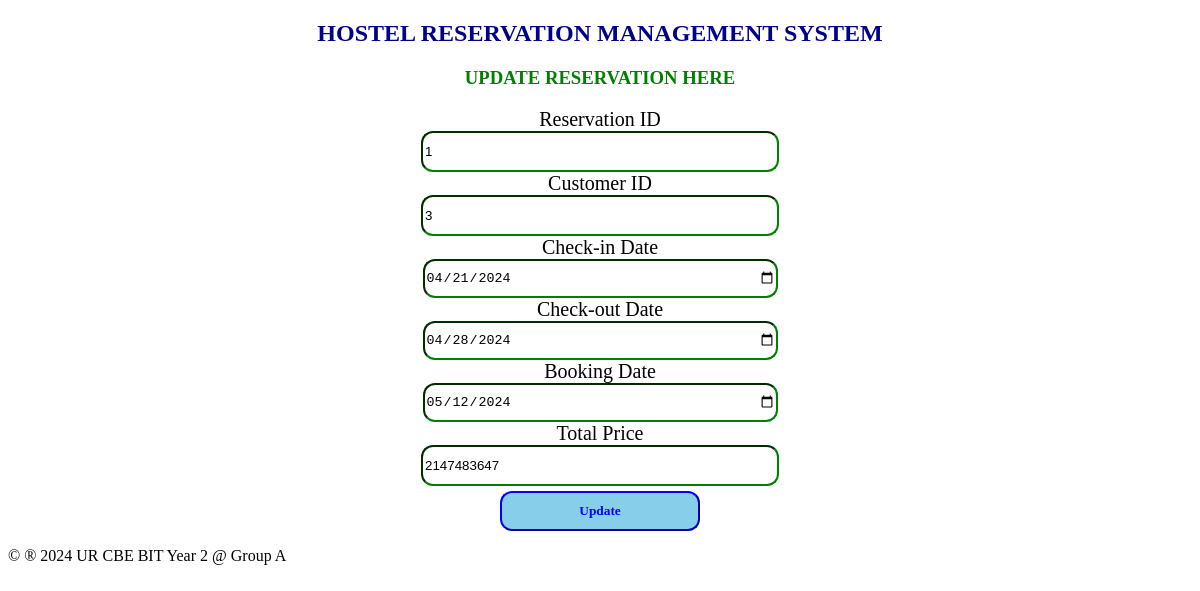
The app's page /update_reservation.php?reservation_id=1 with its own data.
### tables this page shows
CREATE TABLE `reservation` (
  `reservation_id` int(11) NOT NULL,
  `customer_id` int(11) DEFAULT NULL,
  `checkin_date` date DEFAULT NULL,
  `checkout_date` date DEFAULT NULL,
  `booking_date` date DEFAULT NULL,
  `total_price` int(11) DEFAULT NULL
);

### update_reservation.php (the view, shortened to what this page needs)
<?php
include "dbconnection.php";
$reservation_id = $customer_id = $checkin_date = $checkout_date = $booking_date = $total_price = "";
if ($_SERVER['REQUEST_METHOD'] == 'GET' && isset($_GET["reservation_id"])) {
    $reservation_id = $_GET["reservation_id"];
    $stmt = $connection->prepare("SELECT * FROM reservation WHERE reservation_id = ?");
    $stmt->bind_param("i", $reservation_id);
    $stmt->execute();
    $result = $stmt->get_result();
    if ($result->num_rows > 0) {
        $row = $result->fetch_assoc();
        $reservation_id = $row["reservation_id"];
        $customer_id = $row["customer_id"];
        $checkin_date = $row["checkin_date"];
        $checkout_date = $row["checkout_date"];
        $booking_date = $row["booking_date"];
        $total_price = $row["total_price"];
    } else {
        header("Location: /wet/reservation_table.php");
        exit;
    }
}
?>
<!DOCTYPE html>
<html lang="en">
<head>
</head>
<body>
    <center>
        <h2>HOSTEL RESERVATION MANAGEMENT SYSTEM</h2>
        <h3 style="color: green;">UPDATE RESERVATION HERE</h3>
        <section class="forms">
            <form method="POST" onsubmit="return confirmUpdate();">
                <label>Reservation ID</label><br>
                <input type="text" name="reservation_id" class="input" value="<?php echo htmlspecialchars($reservation_id); ?>"><br>
                <label>Customer ID</label><br>
                <input type="text" name="customer_id" class="input" value="<?php echo htmlspecialchars($customer_id); ?>"><br>
                <label>Check-in Date</label><br>
                <input type="date" name="checkin_date" class="input" value="<?php echo htmlspecialchars($checkin_date); ?>"><br>
                <label>Check-out Date</label><br>
                <input type="date" name="checkout_date" class="input" value="<?php echo htmlspecialchars($checkout_date); ?>"><br>
                <label>Booking Date</label><br>
                <input type="date" name="booking_date" class="input" value="<?php echo htmlspecialchars($booking_date); ?>"><br>
                <label>Total Price</label><br>
                <input type="text" name="total_price" class="input" value="<?php echo htmlspecialchars($total_price); ?>"><br>
                <input type="submit" name="submit" value="Update" class="sb">
            </form>
        </section>
    </center>
    <footer>
        <p>&copy; &reg; 2024 UR CBE BIT Year 2 @ Group A</p>
    </footer>
</body>
</html>

### update_reservation.php (style rules this page uses)
h2 { font-family: 'Castellar'; color: darkblue; }
label { font-family: 'Elephant'; font-size: 20px; }
.sb { font-family: 'Georgia'; padding: 10px; border-color: blue; background-color: skyblue; width: 200px; margin-top: 5px; border-radius: 12px; font-weight: bold; color: blue; }
.input { width: 350px; height: 35px; border-radius: 12px; border-color: green; }

### records on screen
reservation: reservation_id "1", customer_id "3", checkin_date "04/21/2024", checkout_date "04/28/2024", booking_date "05/12/2024", total_price "2147483647"
